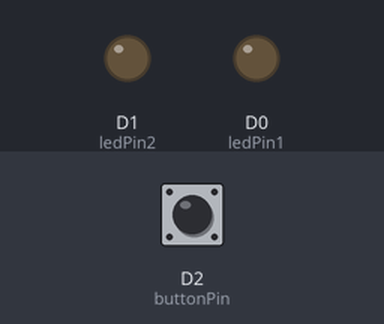
Simulated run of this sketch. Board: ESP8266 (NodeMCU). Parts: output pins drawn as LEDs (lit = HIGH). Inputs (shaded band) come from the test bench; at power-on: D2 (buttonPin) HIGH.

Above: at 1.2 s.
1.3 s: D2 (buttonPin) pulled LOW for 0.15 s
At 2.5 s:
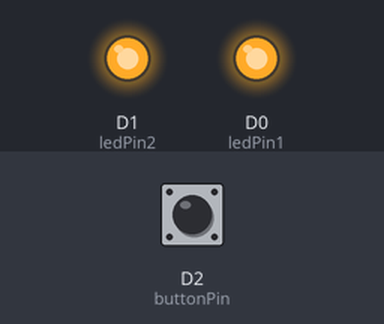
2.9 s: D2 (buttonPin) pulled LOW for 1 s
At 3.8 s:
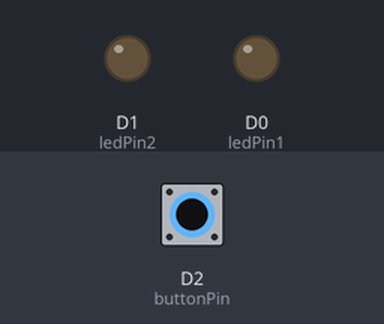
5.4 s: D2 (buttonPin) pulled LOW for 3.2 s
At 5.7 s:
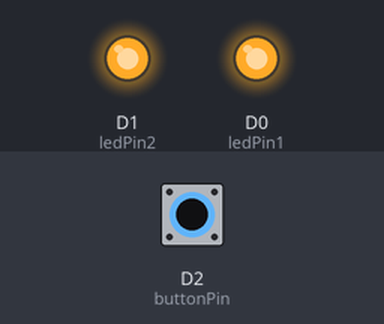
Timing chart, 0 to 8.4 s (numbered marks = the images above; inputs shaded):
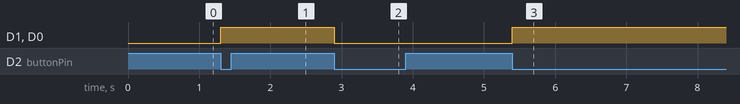

The sketch:

1100.ino
```cpp
// Both On and Off
const int ledPin1 = D0; // LED pertama
const int ledPin2 = D1; // LED kedua
const int buttonPin = D2; // Tombol untuk kedua LED

bool ledState = LOW; // Awalnya kedua LED dimatikan

void setup() {
  Serial.begin(9600);
  pinMode(ledPin1, OUTPUT);
  pinMode(ledPin2, OUTPUT);
  pinMode(buttonPin, INPUT_PULLUP); // Set pin tombol sebagai input dengan resistor pull-up
}

void loop() {
  // Membaca status tombol
  if (digitalRead(buttonPin) == LOW) {
    // Toggle status kedua LED
    ledState = !ledState;
    digitalWrite(ledPin1, ledState);
    digitalWrite(ledPin2, ledState);
    // Tunggu hingga tombol dilepas
    while (digitalRead(buttonPin) == LOW) {
      delay(10);
    }
  }
}
```

Measured:
- after the input at 1.3 s, D1 (ledPin2), D0 (ledPin1): LOW → HIGH at once
- after the input at 2.9 s, D1 (ledPin2), D0 (ledPin1): HIGH → LOW at once
- after the input at 5.4 s, D1 (ledPin2), D0 (ledPin1): LOW → HIGH at once
